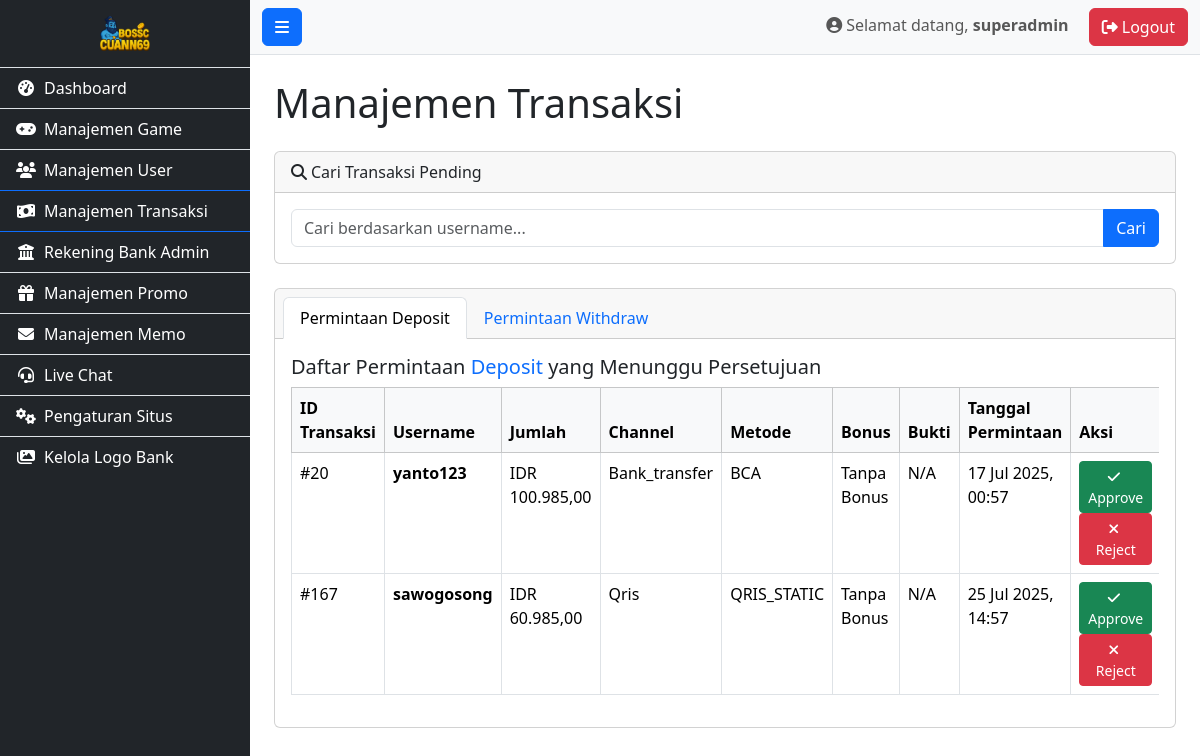
Screenshot of /admin/manage_transactions.php (signed in) with the database file from the repository.
### tables this page shows
CREATE TABLE `deposit_transactions` (
  `id` int(11) NOT NULL,
  `user_id` int(11) NOT NULL,
  `transaction_id` int(11) DEFAULT NULL COMMENT 'Opsional: link ke tabel transactions utama jika ada',
  `channel_type` enum('qris','bank_transfer') NOT NULL,
  `payment_method_code` varchar(50) NOT NULL COMMENT 'Kode bank/ewallet/pulsa atau QRIS provider',
  `amount` decimal(15,2) NOT NULL,
  `bonus_id` int(11) DEFAULT NULL COMMENT 'Link ke tabel bonuses',
  `proof_of_transfer_url` varchar(255) DEFAULT NULL,
  `remark` text DEFAULT NULL,
  `status` enum('pending','approved','rejected','expired') NOT NULL DEFAULT 'pending',
  `admin_notes` text DEFAULT NULL,
  `qris_reference` varchar(255) DEFAULT NULL COMMENT 'Reference ID dari API QRIS',
  `qris_qrcode_url` varchar(255) DEFAULT NULL COMMENT 'URL QR Code yang dihasilkan API',
  `created_at` timestamp NOT NULL DEFAULT current_timestamp(),
  `updated_at` timestamp NOT NULL DEFAULT current_timestamp() ON UPDATE current_timestamp(),
  `admin_deposit_account_id` int(11) DEFAULT NULL COMMENT 'ID akun deposit admin yang dipilih',
  `processed_at` datetime DEFAULT NULL COMMENT 'Waktu transaksi diproses oleh admin'
);

CREATE TABLE `users` (
  `id` int(11) NOT NULL,
  `username` varchar(50) NOT NULL,
  `password` varchar(255) NOT NULL,
  `full_name` varchar(100) DEFAULT NULL,
  `email` varchar(100) NOT NULL,
  `phone` varchar(20) DEFAULT NULL,
  `balance` decimal(15,2) NOT NULL DEFAULT 0.00,
  `status` enum('active','suspended','banned') NOT NULL DEFAULT 'active',
  `last_seen` timestamp NULL DEFAULT NULL,
  `referral_code` varchar(10) DEFAULT NULL,
  `referred_by` varchar(50) DEFAULT NULL,
  `registration_date` timestamp NOT NULL DEFAULT current_timestamp()
);

CREATE TABLE `bonuses` (
  `id` int(11) NOT NULL,
  `bonus_name` varchar(100) NOT NULL,
  `bonus_code` varchar(50) NOT NULL,
  `description` text DEFAULT NULL,
  `min_deposit` decimal(15,2) NOT NULL DEFAULT 0.00,
  `max_bonus_amount` decimal(15,2) DEFAULT NULL,
  `percentage` decimal(5,2) DEFAULT NULL COMMENT 'e.g., 5.00 for 5%',
  `turnover_multiplier` decimal(5,2) NOT NULL DEFAULT 1.00 COMMENT 'e.g., 3.00 for 3x TO',
  `is_active` tinyint(1) NOT NULL DEFAULT 1,
  `created_at` timestamp NOT NULL DEFAULT current_timestamp(),
  `updated_at` timestamp NOT NULL DEFAULT current_timestamp() ON UPDATE current_timestamp()
);

### admin/manage_transactions.php (the view, shortened to what this page needs)
<?php
$page_title = "Manajemen Transaksi";
require_once __DIR__ . '/includes/header.php';
require_once __DIR__ . '/includes/sidebar.php';
$type_filter = isset($_GET['type']) ? $_GET['type'] : 'deposit';
$search_query = isset($_GET['search']) ? trim($_GET['search']) : '';
$sql_search = "";
$sql_query = "";
if ($type_filter == 'deposit') {
    $sql_query = "
        SELECT dt.id, dt.amount, dt.created_at, dt.channel_type, dt.payment_method_code, dt.bonus_id, dt.proof_of_transfer_url, u.username
        FROM deposit_transactions dt
        JOIN users u ON dt.user_id = u.id
        WHERE dt.status = 'pending'" . $sql_search . "
        ORDER BY dt.created_at ASC";
}
$stmt = $conn->prepare($sql_query);
$stmt->execute();
$result = $stmt->get_result();
?>
<h1 class="mb-4"><?php echo $page_title; ?></h1>
<div class="card mb-4">
    <div class="card-header"><i class="fas fa-search me-1"></i>Cari Transaksi Pending</div>
    <div class="card-body">
        <form action="manage_transactions.php" method="GET">
            <div class="input-group">
                <input type="text" class="form-control" placeholder="Cari berdasarkan username..." name="search" value="<?php echo htmlspecialchars($search_query); ?>">
                <button class="btn btn-primary" type="submit">Cari</button>
            </div>
        </form>
    </div>
</div>
<div class="card">
    <div class="card-header">
        <ul class="nav nav-tabs card-header-tabs">
            <li class="nav-item">
                <a class="nav-link <?php echo ($type_filter == 'deposit') ? 'active' : ''; ?>" href="manage_transactions.php?type=deposit">Permintaan Deposit</a>
            </li>
            <li class="nav-item">
                <a class="nav-link <?php echo ($type_filter == 'withdraw') ? 'active' : ''; ?>" href="manage_transactions.php?type=withdraw">Permintaan Withdraw</a>
            </li>
        </ul>
    </div>
    <div class="card-body">
        <h5 class="card-title">Daftar Permintaan <span class="text-primary"><?php echo ucfirst($type_filter); ?></span> yang Menunggu Persetujuan</h5>
        <div class="table-responsive">
            <table class="table table-bordered table-hover">
                <thead class="table-light">
                    <tr>
                        <th>ID Transaksi</th>
                        <th>Username</th>
                        <th>Jumlah</th>
                        <?php if ($type_filter == 'deposit'): ?>
                            <th>Channel</th>
                            <th>Metode</th>
                            <th>Bonus</th>
                            <th>Bukti</th>
                        <?php endif; ?>
                        <th>Tanggal Permintaan</th>
                        <th style="width: 15%;">Aksi</th>
                    </tr>
                </thead>
                <tbody>
                    <?php if ($result && $result->num_rows > 0): ?>
                        <?php while ($row = $result->fetch_assoc()): ?>
                            <tr>
                                <td>#<?php echo $row['id']; ?></td>
                                <td><strong><?php echo htmlspecialchars($row['username']); ?></strong></td>
                                <td>IDR <?php echo number_format($row['amount'], 2, ',', '.'); ?></td>
                                <?php if ($type_filter == 'deposit'): ?>
                                    <td><?php echo htmlspecialchars(ucfirst($row['channel_type'])); ?></td>
                                    <td><?php echo htmlspecialchars($row['payment_method_code']); ?></td>
                                    <td>
                                        <?php
                                        if ($row['bonus_id']) {
                                            $bonus_stmt = $conn->prepare("SELECT bonus_name FROM bonuses WHERE id = ?");
                                            $bonus_stmt->bind_param("i", $row['bonus_id']);
                                            $bonus_stmt->execute();
                                            $bonus_name = $bonus_stmt->get_result()->fetch_assoc()['bonus_name'] ?? 'N/A';
                                            echo htmlspecialchars($bonus_name);
                                        } else {
                                            echo 'Tanpa Bonus';
                                        }
                                        ?>
                                    </td>
                                    <td>
                                        <?php if (!empty($row['proof_of_transfer_url'])): ?>
                                            <a href="../assets/uploads/proofs/<?php echo htmlspecialchars($row['proof_of_transfer_url']); ?>" target="_blank" class="btn btn-sm btn-info">Lihat Bukti</a>
                                        <?php else: ?>
                                            N/A
                                        <?php endif; ?>
                                    </td>
                                <?php endif; ?>
                                <td><?php echo date('d M Y, H:i', strtotime($row['created_at'])); ?></td>
                                <td>
                                    <a href="process_transaction?id=<?php echo $row['id']; ?>&action=approve&type=<?php echo $type_filter; ?>" class="btn btn-sm btn-success" onclick="return confirm('Anda yakin ingin MENYETUJUI transaksi ini?');">
                                        <i class="fas fa-check me-1"></i> Approve
                                    </a>
                                    <a href="process_transaction?id=<?php echo $row['id']; ?>&action=reject&type=<?php echo $type_filter; ?>" class="btn btn-sm btn-danger" onclick="return confirm('Anda yakin ingin MENOLAK transaksi ini?');">
                                        <i class="fas fa-times me-1"></i> Reject
                                    </a>
                                </td>
                            </tr>
                        <?php endwhile; ?>
                    <?php endif; ?>
                </tbody>
            </table>
        </div>
    </div>
</div>
<?php
require_once __DIR__ . '/includes/footer.php';
?>

### rows the page displays
deposit_transactions: id "20", user.username "yanto123", amount "100.985,00", channel_type "Bank_transfer", payment_method_code "BCA", bonus.bonus_name "Tanpa Bonus", shows "N/A", created_at "17 Jul 2025, 00:57"
deposit_transactions: id "167", user.username "sawogosong", amount "60.985,00", channel_type "Qris", payment_method_code "QRIS_STATIC", bonus.bonus_name "Tanpa Bonus", shows "N/A", created_at "25 Jul 2025, 14:57"

### other values shown
$_SESSION['admin_username'] "superadmin"
$page_title "Manajemen Transaksi"
$type_filter "Deposit"
